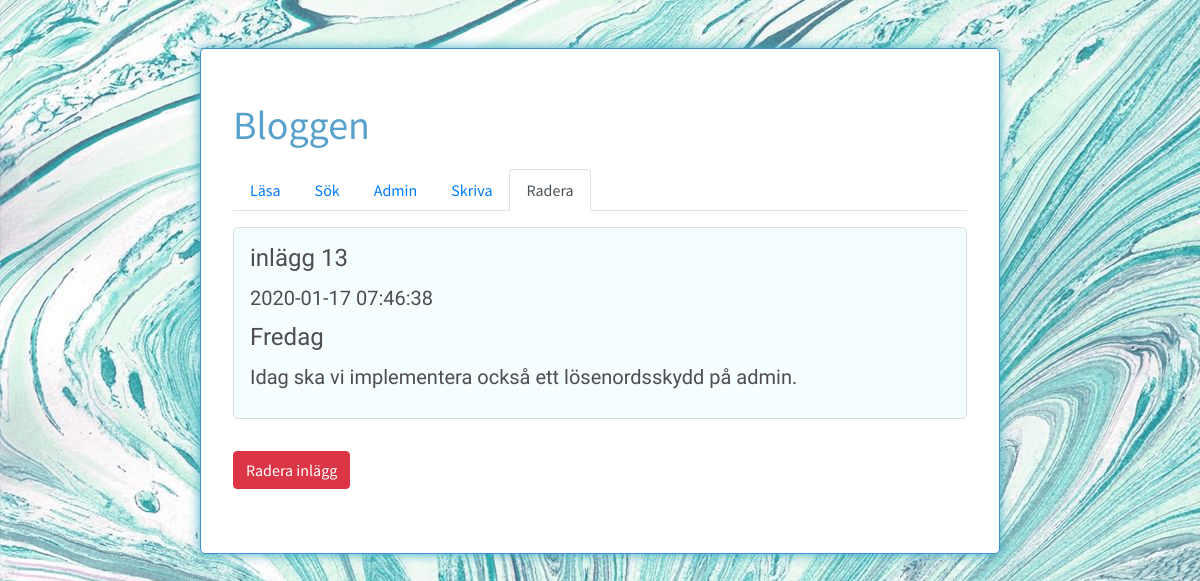
/labb-9/admin/radera.php?id=13, run on the app's committed database.
### tables this page shows
CREATE TABLE `blogg` (
  `id` int(4) NOT NULL,
  `datum` timestamp NOT NULL DEFAULT CURRENT_TIMESTAMP,
  `rubrik` varchar(50) NOT NULL,
  `inlagg` text NOT NULL
);

### labb-9/admin/radera.php (the view, shortened to what this page needs)
<!DOCTYPE html>
<html lang="sv">
<head>
    <link rel="stylesheet" href="https://stackpath.bootstrapcdn.com/bootstrap/4.3.1/css/bootstrap.min.css">
    <link rel="stylesheet" href="https://stackpath.bootstrapcdn.com/bootstrap/4.4.1/css/bootstrap.min.css">
    <link rel="stylesheet" href="../style.css">
</head>
<body>
<div class="kontainer">
    <h1>Bloggen</h1>
        <nav>
            <ul class="nav nav-tabs">
                <li class="nav-item"><a class="nav-link" href="../lasa.php">Läsa</a></li>
                <?php if (!isset($_SESSION['login'])) {?>
                <li class="nav-item"><a class="nav-link" href="../sok.php">Sök</a></li>
                <li class="nav-item"><a class="nav-link" href="./admin.php">Admin</a></li>
                <li class="nav-item"><a class="nav-link" href="./skriva.php">Skriva</a></li>
                <li class="nav-item"><a class="nav-link active" href="./radera.php">Radera</a></li>
                <?php } else {?>
                <?php }?>
            </ul>
        </nav>
        <main>
        <?php
$id = filter_input(INPUT_GET, 'id', FILTER_SANITIZE_STRING);
$radera = filter_input(INPUT_POST, 'radera', FILTER_SANITIZE_STRING);
$conn = new mysqli($host, $användare, $lösenord, $databas);
if ($id && !$radera) {
    $sql = "SELECT * FROM blogg WHERE id = '$id'";
    $result = $conn->query($sql);
    if (!$result) {
        die("Något blev fel med SQL-satsen");
    } else {
        $rad = $result->fetch_assoc();
        echo "<form action=\"#\" method=\"POST\">";
        echo "<div class=\"inlagg\">";
        echo "<h4>inlägg $id</h4>";
        echo "<p>$rad[datum]</p>";
        echo "<h4>$rad[rubrik]</h4>";
        echo "<p>$rad[inlagg]</p>";
        echo "</div>";
        echo "<button class=\"btn btn-danger\" name=\"radera\" value=\"1\">Radera inlägg</button>";
        echo "</form>";
    }
}
        ?>
        </main>
    </div>
</body>
</html>

### labb-9/style.css (style rules this page uses)
html { box-sizing: border-box; }
*, *:before, *:after { box-sizing: inherit; }
body, h1, h2, h3, h4, h5, h6, p, ul { margin: 0; padding: 0; }
body { background: url(./bilder/130157.jpg); }
.kontainer { width: 800px; padding: 2em; margin: 3em auto; background: #fff; border-radius: 5px; font-family: 'Source Sans Pro', sans-serif; border: 1px solid rgb(64, 145, 212); box-shadow: 0 0 12px #39adc2; color: #4e4e4e; }
form { margin: 1em 0; color: #4e4e4e; }
button { margin: 1em 0; padding: 0.7em; border-radius: 0.3em; border: none; font-weight: bold; color: #FFF; background-color: #55a5d2; }
h1, h2, h3 { color: #57a1cc; }
h1, h2, h3, p { margin: 0.5em 0; }
div.inlagg { background: #f4fdff; border-radius: 5px; border: 1px solid #ddd; font-family: 'Damion', cursive; padding: 1em; margin-bottom: 1em; }
p { font-size: 20px; }
nav { margin-bottom: 1em; }

### data on the page
blogg: datum "2020-01-17 07:46:38", rubrik "Fredag", inlagg "Idag ska vi implementera också ett lösenordsskydd på admin."

### other printed values
$id "13"
